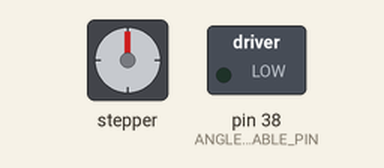
Simulated run of this sketch. Board: Arduino Mega 2560, built with avr-gcc and run on an emulated ATmega2560. Shown: stepper motor, switched loads named in the sketch (green lamp = pin HIGH). Stepper angles assume 200 steps per turn.

Above: at 0.1 s.
Timing chart, 0 to 40.0 s (numbered marks = the images above):
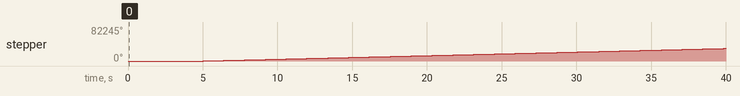

Measured:
- by itself, stepper: keeps turning clockwise at about 869°/s

The sketch:

sketch_apr7a.ino
```cpp
#include <AccelStepper.h>
#include "DFRobot_WT61PC.h"

#define ANGLE_DIR_PIN 39
#define ANGLE_STEP_PIN 11
#define ANGLE_ENABLE_PIN 38

AccelStepper angleMotor(AccelStepper::DRIVER, ANGLE_STEP_PIN, ANGLE_DIR_PIN);
DFRobot_WT61PC sensor(&Serial1);

const float TARGET_ANGLE = 27.0f;     // Use a constant for the target angle
const float ANGLE_TOLERANCE = 0.25f;  // Tolerance for the target angle

unsigned long previousMillis = 0;
const unsigned long sensorInterval = 25;  // Read sensor data every 50 milliseconds

void setupAngleMotor() {
  angleMotor.setMaxSpeed(525);       // Increase maximum speed
  angleMotor.setAcceleration(30000);  // Increase acceleration
  pinMode(ANGLE_ENABLE_PIN, OUTPUT);
  digitalWrite(ANGLE_ENABLE_PIN, LOW);
}

void runAngleMotor(long steps, bool isClockwise) {
  long targetPosition = isClockwise ? steps : -steps;
  angleMotor.moveTo(targetPosition);
  while (angleMotor.distanceToGo() != 0) {
    angleMotor.run();
  }
}

void setup() {
  Serial.begin(115200);
  Serial1.begin(9600);
  sensor.modifyFrequency(FREQUENCY_200HZ);  // Use a higher frequency for the sensor
  setupAngleMotor();
}

void loop() {
  unsigned long currentMillis = millis();
  float currentAngle;
  bool isClockwise;
  while (!(currentAngle >= TARGET_ANGLE - ANGLE_TOLERANCE && currentAngle <= TARGET_ANGLE + ANGLE_TOLERANCE)) {
    if (sensor.available()) {
      currentAngle = sensor.Angle.Y;
      Serial.println(currentAngle);
      isClockwise = currentAngle < TARGET_ANGLE;
    }

    float estimate = (currentAngle - TARGET_ANGLE) * (22000.0/13.0);
    if (currentAngle < TARGET_ANGLE - ANGLE_TOLERANCE || currentAngle > TARGET_ANGLE + ANGLE_TOLERANCE) {
      runAngleMotor(estimate, isClockwise);
    }
  }
}
```

DFRobot_WT61PC.cpp
```cpp
#include "DFRobot_WT61PC.h"

DFRobot_WT61PC::DFRobot_WT61PC(Stream *s)
{
  _s = s;
}

size_t DFRobot_WT61PC::readN(uint8_t *buf, size_t len)
{
  size_t offset = 0, left = len;
  long curr = millis();
  while (left) {
    if (_s -> available()) {
      buf[offset++] = _s->read();
      left--;
    }
    if (millis() - curr > TIMEOUT) {
      break;
    }
  }
  return offset;
}

bool DFRobot_WT61PC::recvData(uint8_t *buf, uint8_t header)
{
  long curr = millis();
  bool ret = false;
  uint8_t ch;
  while (!ret) {
    if (millis() - curr > TIMEOUT) {
      break;
    }

    if (readN(&ch, 1) != 1) {
      continue;
    }

    if (ch == HEADER55) {
      buf[0] = ch;
      if (readN(&ch, 1) == 1) {
        if (ch == header) {
          buf[1] = ch;
          if (readN(&buf[2], 9) == 9) {
            if (getCS(buf) == buf[10]) {
              ret = true;
            }
          }
        }
      }
    }
  }
  return ret;
}

uint8_t DFRobot_WT61PC::getCS(uint8_t *buf)
{
  uint8_t cs = 0;
  for (int i = 0; i < 10; i++) {
    cs = cs + buf[i];
  }
  return cs;
}


bool DFRobot_WT61PC::available(void)
{
  bool ret = false;
  //if (recvData(receivedAccData , HEADERACC) && recvData(receivedGyroData , HEADERGYRO) && recvData(receivedAngleData , HEADERANGLE)) {
  if (recvData(receivedAngleData , HEADERANGLE)) {
    ret = true;
    //getAcc(receivedAccData);
    //getGyro(receivedGyroData);
    getAngle(receivedAngleData);
  }
  return ret;
}

/*
void DFRobot_WT61PC::getAcc(uint8_t *buf)
{
  Acc.X = ((buf[XH] << 8) | buf[XL]) / 32768.000 * 16.000 * 9.8;
  Acc.Y = ((buf[YH] << 8) | buf[YL]) / 32768.000 * 16.000 * 9.8;
  Acc.Z = ((buf[ZH] << 8) | buf[ZL]) / 32768.000 * 16.000 * 9.8;
}

void DFRobot_WT61PC::getGyro(uint8_t *buf)
{
  Gyro.X = ((buf[XH] << 8) | buf[XL]) / 32768.000 * 2000.000;
  Gyro.Y = ((buf[YH] << 8) | buf[YL]) / 32768.000 * 2000.000;
  Gyro.Z = ((buf[ZH] << 8) | buf[ZL]) / 32768.000 * 2000.000;
}
*/

void DFRobot_WT61PC::getAngle(uint8_t *buf)
{
  Angle.X = ((buf[XH] << 8) | buf[XL]) / 32768.000 * 180.000;
  Angle.Y = ((buf[YH] << 8) | buf[YL]) / 32768.000 * 180.000;
  Angle.Z = ((buf[ZH] << 8) | buf[ZL]) / 32768.000 * 180.000;
}

void DFRobot_WT61PC::modifyFrequency(uint8_t frequency)
{
  Cmd[3] = frequency;
  _s->write(Cmd, 5);

}
```

DFRobot_WT61PC.h
```cpp
// (licence header left out)
#ifndef __DFRobot_WT61PC_H__
#define __DFRobot_WT61PC_H__

#include <Arduino.h>

class DFRobot_WT61PC
{
  public:


#define  FREQUENCY_0_1HZ   0X01
#define  FREQUENCY_0_5HZ   0X02
#define  FREQUENCY_1HZ     0X03
#define  FREQUENCY_2HZ     0X04
#define  FREQUENCY_5HZ     0X05
#define  FREQUENCY_10HZ    0X06
#define  FREQUENCY_20HZ    0X07
#define  FREQUENCY_50HZ    0X08
#define  FREQUENCY_100HZ   0X09
#define  FREQUENCY_125HZ   0X0A
#define  FREQUENCY_200HZ   0X0B

    struct Data
    {
      float X;
      float Y;
      float Z;
    };

    struct Data     Acc;       //Store the acceleration data of x, y, and z axes, unit(m/s²)
    struct Data     Gyro;      //Store the angular velocity data of x, y, and z axes， unit(°/s)
    struct Data     Angle;     //Store the angle data of x, y and z axes, unit (°)

    /**
      @brief Constructor
      @param Stream Software serial port interface
    */
    DFRobot_WT61PC(Stream *s);

    /**
      @brief  Check whether there is data to read
      @return True means data available to read, false means no data to read
    */
    bool available(void);

    /**
      @brief Revise the data output frequency of the sensor
      @param frequency, FREQUENCY_0_1HZ for 0.1Hz, FREQUENCY_0_5HZ for 0.5Hz, FREQUENCY_1HZ for 1Hz, FREQUENCY_2HZ for 2Hz,
  //                        FREQUENCY_5HZ for 5Hz, FREQUENCY_10HZ for 10Hz, FREQUENCY_20HZ for 20Hz, FREQUENCY_50HZ for 50Hz,
  //                        FREQUENCY_100HZ for 100Hz, FREQUENCY_125HZ for 125Hz, FREQUENCY_200HZ for 200Hz.
    */
    void modifyFrequency(uint8_t frequency);

  private:

#define HEADERACC 0x51        //Acceleration packet header
#define HEADERGYRO 0x52       //Angular velocity packet header
#define HEADERANGLE 0x53      //Angle packet header
#define HEADER55 0x55

#define TIMEOUT 5000      // timeout

#define XL 2
#define XH 3
#define YL 4
#define YH 5
#define ZL 6
#define ZH 7

    Stream *_s;
    uint8_t receivedAccData[11];       //Store the acceleration original data packet of x, y, and z
    uint8_t receivedGyroData[11];      //Store the angular velocity original data packet of x, y, and z
    uint8_t receivedAngleData[11];     //Store the angle original data packet of x, y and z

    uint8_t Cmd[5] = {0xff, 0xaa, 0x03, FREQUENCY_10HZ, 0x00};  //Revise the command of sensor output data frequency


  private:
    /**
      @brief  Read data on serial port
      @param  buf Store the read data
      @param  len Read the length of byte
      @return  Return the number of byte actually read
    */
    size_t readN(uint8_t *buf, size_t len);

    /**
      @brief  Check if the read data is valid
      @param  buf Store the read data
      @param  header HEADERACC for Acc, HEADERGYRO for Gyro, HEADERANGLE for Angle
      @return  Return true, valid; false, invalid
    */
    bool recvData(uint8_t *buf, uint8_t header);

    /**
      @brief  Calculate checksum
      @param  buf Data packet to be checked
      @return  Return checksum
    */
    uint8_t getCS (uint8_t *buf);

    /**
      @brief  Calculate acceleration of x, y and z, and place the result into Acc struct
      @param  buf Original data packet
    */
    void getAcc(uint8_t *buf);

    /**
      @brief  Calculate the angular velocity of x, y and z, and place the result into Gyro struct
      @param  buf Original data packet
    */
    void getGyro(uint8_t *buf);

    /**
      @brief  Calculate the angle of x, y and z, place the result into Angle struct
      @param  buf Original data packet
    */
    void getAngle(uint8_t *buf);
};

#endif
```
